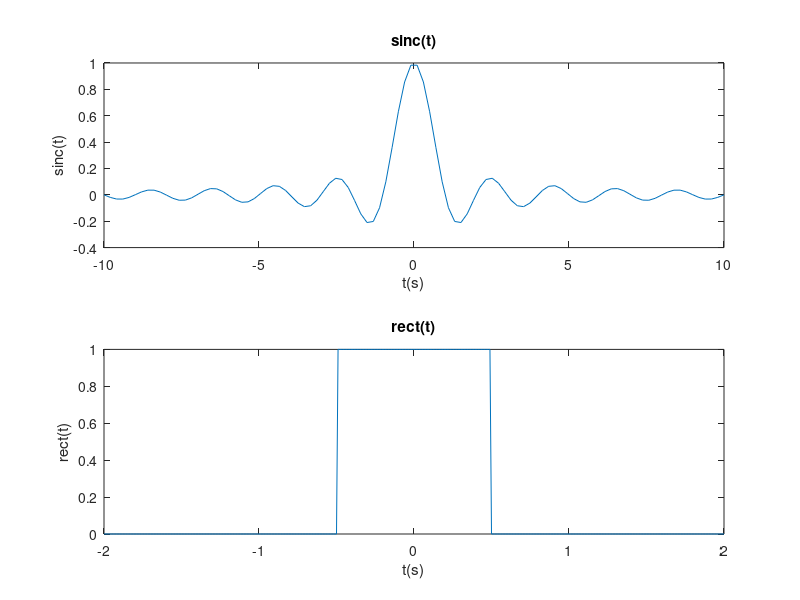

Recreate this plot in MATLAB. (Note: this script raises an error after producing the figure.)
t1=linspace(-10,10);
y1=sinc(t1);
t2=-2:0.01:2;
y2=(abs(t2)<0.5);


figure(1);
title('12012505 占陈郅');
subplot(211),plot(t1,y1),xlabel('t(s)'),ylabel('sinc(t)'),title('sinc(t)');
subplot(212),plot(t2,y2),xlabel('t(s)'),ylabel('rect(t)'),title('rect(t)');


figure(2);
n1=-20:20;
a=[0.8 1 1.5];
y1=a(1).^n1.*((n1>=0)-(n1>=10));
y2=a(2).^n1.*((n1>=0)-(n1>=10));
y3=a(3).^n1.*((n1>=0)-(n1>=10));
sgtitle('12012505 占陈郅');
orient('tall');
subplot(311),stem(n1,y1),xlabel('n'),ylabel('y1'),title('y1=0.8^n*(u[n]-u[n-10])');
subplot(312),stem(n1,y2),xlabel('n'),ylabel('y2'),title('y2=u[n]-u[n-10]');
subplot(313),stem(n1,y3),xlabel('n'),ylabel('y3'),title('y3=1.5^n*(u[n]-u[n-10])');

figure(3);
n2=-1:10;
f1=cos(pi/4*n2).*a(1).^n2.*(n2>=0);
f2=cos(pi/4*n2).*a(2).^n2.*(n2>=0);
f3=cos(pi/4*n2).*a(3).^n2.*(n2>=0);
sgtitle('12012505 占陈郅');
orient('tall');
subplot(311),stem(n2,f1),xlabel('n'),ylabel('f1'),title('f1=cos(\pi/4n)*0.8^n*u[n]');
subplot(312),stem(n2,f2),xlabel('n'),ylabel('f2'),title('f2=cos(\pi/4n)u[n]');
subplot(313),stem(n2,f3),xlabel('n'),ylabel('f3'),title('f3=cos(\pi/4n)*1.5^n*u[n]');